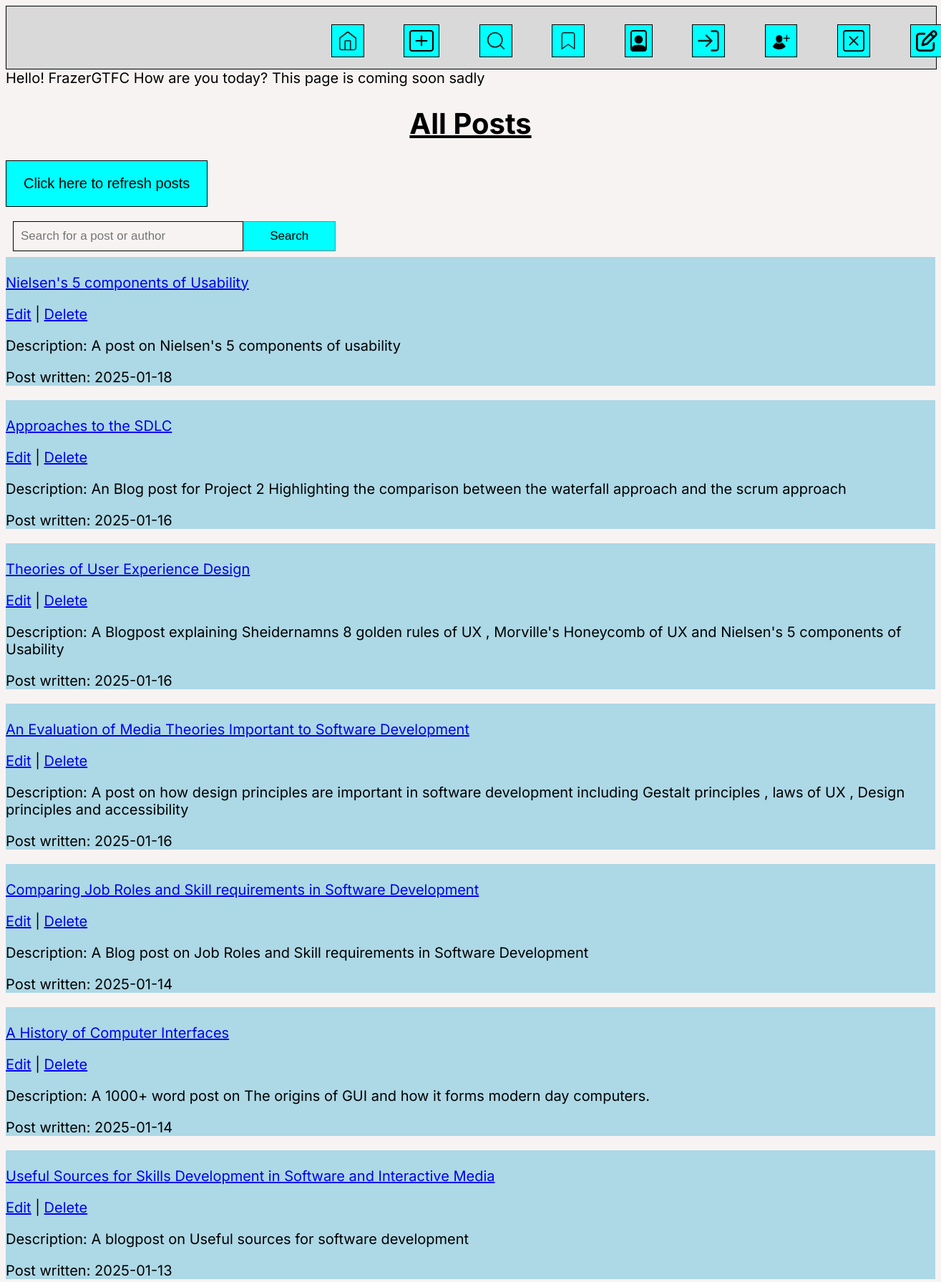
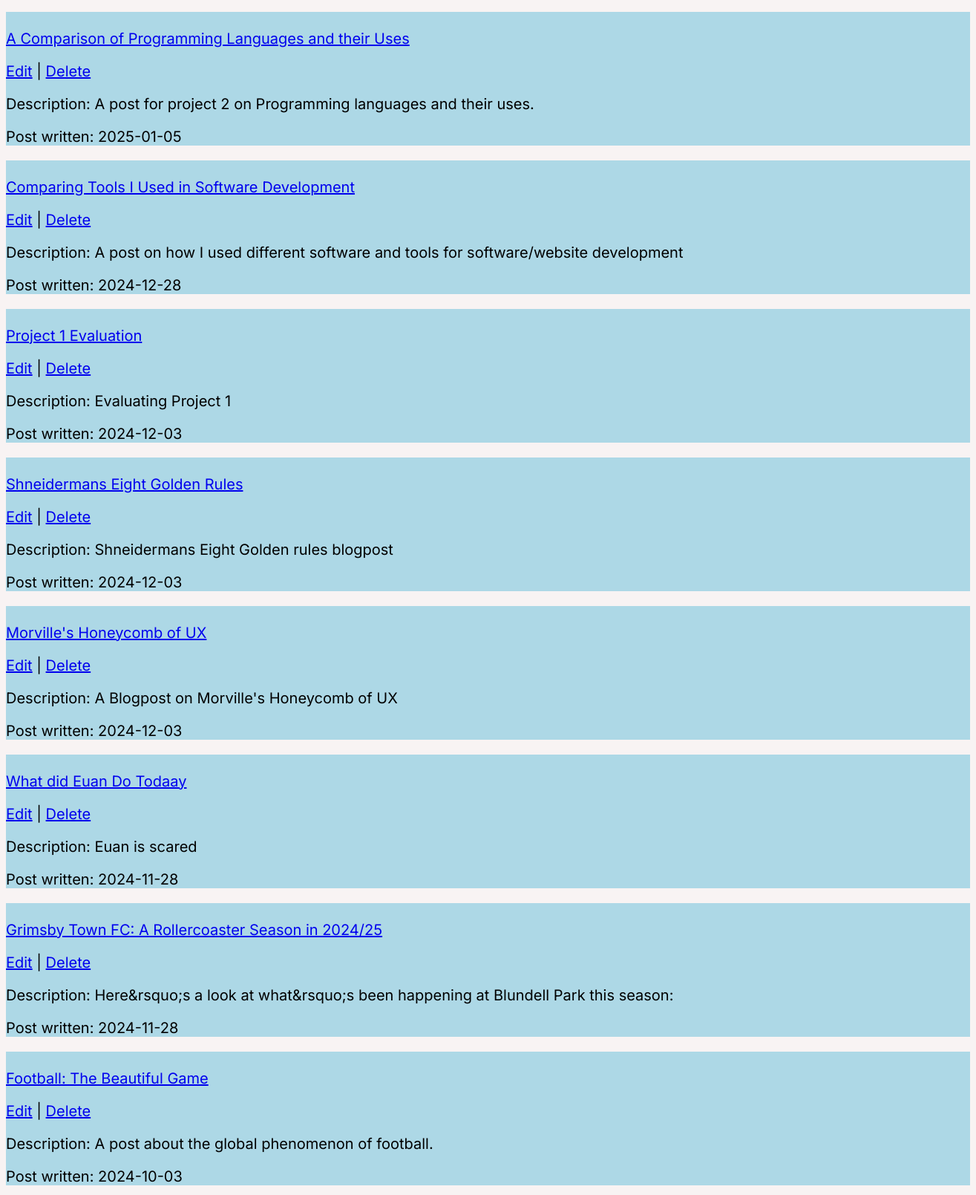
Screenshot of /bookmarked_posts.php (signed in, upper part) with the database file from the repository (2 pictures, top to bottom).
### tables this page shows
CREATE TABLE `posts` (
  `id` int(12) UNSIGNED NOT NULL,
  `title` varchar(255) NOT NULL,
  `description` varchar(255) NOT NULL,
  `post_txt` mediumtext NOT NULL,
  `picture` blob NOT NULL,
  `created` date NOT NULL DEFAULT current_timestamp()
);

### bookmarked_posts.php (the view, shortened to what this page needs)
<?php
include 'connectdb.php';
$role = $_SESSION['role'] ?? '';
$posts = [];
if (empty($posts)) {
    $stmt = $conn->prepare("SELECT * FROM posts ORDER BY created DESC");
    $stmt->execute();
    $result = $stmt->get_result();
    while ($row = $result->fetch_assoc()) {
        $posts[] = $row;
    }
}
$username = $_SESSION['username'] ?? 'Guest';
?>
<!DOCTYPE html>
<html lang="en">
<head>
    <link rel="stylesheet" href="list_posts.css">
</head>
<body>
<nav class="Header">
        <a class="icon" class="icon" href="index.php">
            <img src="Home.svg">
            </a>
            <a class="icon" href="new_post_form.php">
            <img src="create_post.svg">
            </a>
            <a class="icon" href="list_posts.php">
            <img src="Search.svg">
        <a class="icon" href="bookmarked_posts.php">
        <img src="Bookmark.svg">
        </a>
            <a class="icon" href="view_profile.php">
            <img src="Account.svg">
            </a>
            </a>
            <a class="icon" href="login.php">
            <img src="login.svg">
            </a>
            <a class="icon" href="signup.php">
            <img src="signup.svg">
            </a>
            <a class="icon" href="delete_profile.php">
        <img src="delete_profile.svg">
        </a>
        <a class="icon" href="feedback.php">
        <img src="feedback.svg">
        </a>
        </nav>
    <?php
    echo "Hello! {$username} How are you today? This page is coming soon sadly ";
    ?>
    <h1 class="title"><b><u>All Posts</u></b></h1>
    <div class="refresh">
        <button> <a href="bookmarked_posts.php"> Click here to refresh posts</a></button>
    </div>
    <div class="search-button">
        <form method='POST'>
            <input type="text" placeholder="Search for a post or author" name="search">
            <button name="submit">Search</button>
        </form>
    </div>
    <div class="posts-container">
        <?php
        if (!empty($posts)) {
            foreach ($posts as $row) {
                echo '<section class="postCard">';
                echo '<p><a href="retrieve_post.php?id=' . htmlspecialchars($row['id']) . '">' . '<br>', htmlspecialchars($row['title']) . '</a></p>';
                if($role == 'admin'){
                    echo '<p>
                        <a href="edit_post_form.php?id=' . htmlspecialchars($row['id']) . '">Edit</a> |
                        <a onclick="return confirm(\'Do You Really Want To Delete This?\')" href="delete_post.php?id=' . htmlspecialchars($row['id']) . '">Delete</a>
                    </p>';
                }
                echo '<p>Description: ' . htmlspecialchars($row['description']) . '</p>';
                echo '<p>Post written: ' . htmlspecialchars($row['created']) . '</p>';
                echo '</section>';
            }
        } else {
            echo "<p>No posts found.</p>";
        }
        ?>
    </div>
</body>
</html>

### list_posts.css (style rules this page uses)
body { background-color: #F8F3F3; font-family: "Inter", sans-serif; font-size: 20px; }
nav { width: 100%; margin: auto; height: 87px; display: inline-block; background-color: #D9D9D9; border: 1px solid #000; }
.icon { text-decoration: none; position: relative; left: 33%; }
.icon img { border: #000 thin solid; padding: 7px; height: 30px; background-color: aqua; margin: 25px; }
.title { text-align: center; }
.refresh button { border: #000 thin solid; padding: 20px 24px; background-color: aqua; text-decoration: none; cursor: pointer; font-size: 20px; text-align: center; }
.refresh a { text-decoration: none; color: black; }
input { box-sizing: border-box; float: left; width: 25%; padding: 10px; background: transparent; color: black; font-size: 17px; border: 1px solid black; cursor: pointer; }
form button { background: aqua; float: left; width: 10%; padding: 10px; color: black; font-size: 17px; border: 1px solid grey; border-left: none; cursor: pointer; }
.search-button { text-decoration: none; padding-left: 10px; padding-bottom: 30px; }
section.postCard { background-color: lightblue; display: block; }

### rows the page displays
posts: title "Nielsen's 5 components of Usability", description "A post on Nielsen's 5 components of usability", created "2025-01-18"
posts: title "Approaches to the SDLC", description "An Blog post for Project 2 Highlighting the comparison between the waterfall approach and the scrum approach", created "2025-01-16"
posts: title "Theories of User Experience Design", description "A Blogpost explaining Sheidernamns 8 golden rules of UX , Morville's Honeycomb of UX and Nielsen's 5 components of Usability", created "2025-01-16"
posts: title "An Evaluation of Media Theories Important to Software Development", description "A post on how design principles are important in software development including Gestalt principles , laws of UX , Design principles and accessibility", created "2025-01-16"
posts: title "Comparing Job Roles and Skill requirements in Software Development", description "A Blog post on Job Roles and Skill requirements in Software Development", created "2025-01-14"
posts: title "A History of Computer Interfaces", description "A 1000+ word post on The origins of GUI and how it forms modern day computers.", created "2025-01-14"
posts: title "Useful Sources for Skills Development in Software and Interactive Media", description "A blogpost on Useful sources for software development", created "2025-01-13"
posts: title "A Comparison of Programming Languages and their Uses", description "A post for project 2 on Programming languages and their uses.", created "2025-01-05"
posts: title "Comparing Tools I Used in Software Development", description "A post on how I used different software and tools for software/website development", created "2024-12-28"
posts: title "Project 1 Evaluation", description "Evaluating Project 1", created "2024-12-03"
posts: title "Shneidermans Eight Golden Rules", description "Shneidermans Eight Golden rules blogpost", created "2024-12-03"
posts: title "Morville's Honeycomb of UX", description "A Blogpost on Morville's Honeycomb of UX", created "2024-12-03"
posts: title "What did Euan Do Todaay", description "Euan is scared", created "2024-11-28"
posts: title "Grimsby Town FC: A Rollercoaster Season in 2024/25", description "Here&rsquo;s a look at what&rsquo;s been happening at Blundell Park this season:", created "2024-11-28"
posts: title "Football: The Beautiful Game", description "A post about the global phenomenon of football.", created "2024-10-03"

### other values shown
$username "FrazerGTFC"
